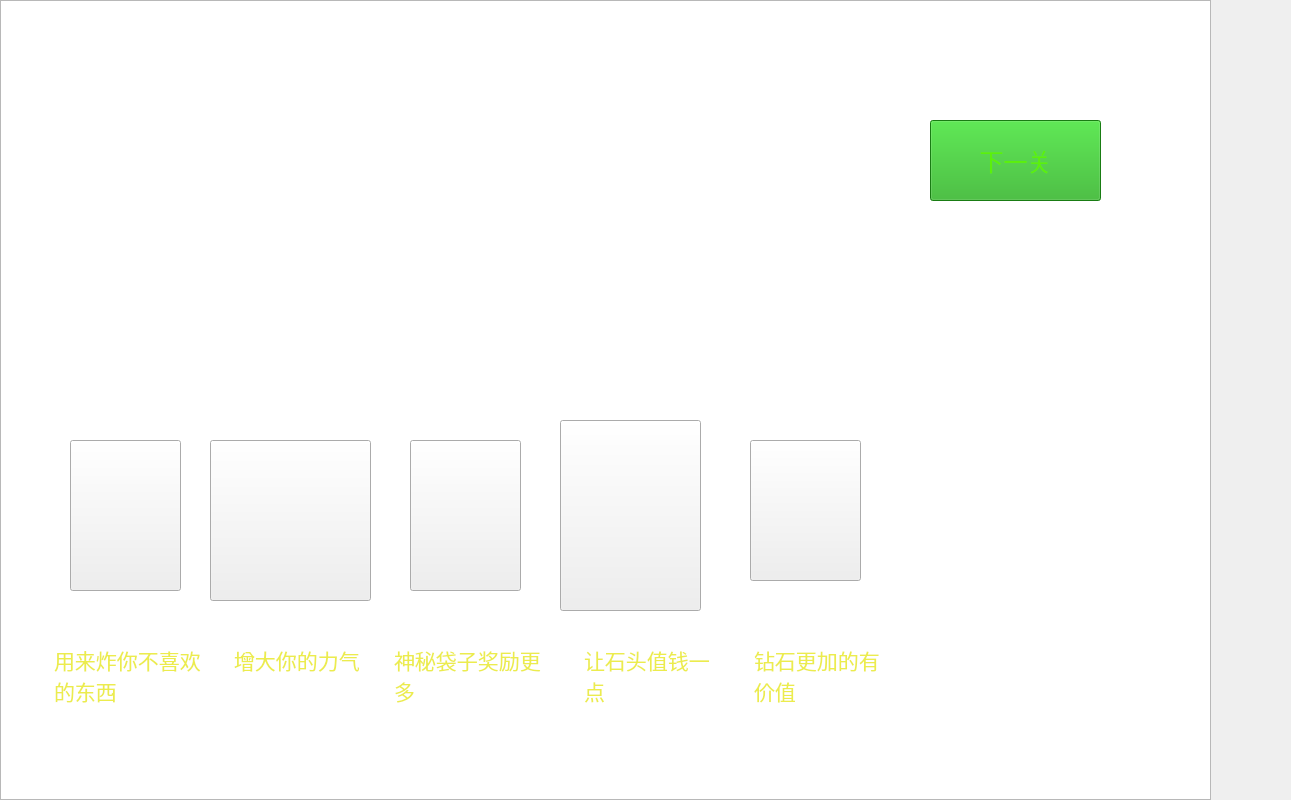
<?xml version="1.0" encoding="UTF-8"?>
<ui version="4.0">
 <class>myWidget</class>
 <widget class="QWidget" name="myWidget">
  <property name="geometry">
   <rect>
    <x>0</x>
    <y>0</y>
    <width>1291</width>
    <height>800</height>
   </rect>
  </property>
  <property name="windowTitle">
   <string>myWidget</string>
  </property>
  <widget class="QGraphicsView" name="graphicsView">
   <property name="geometry">
    <rect>
     <x>0</x>
     <y>0</y>
     <width>1211</width>
     <height>800</height>
    </rect>
   </property>
   <property name="cursor" stdset="0">
    <cursorShape>ArrowCursor</cursorShape>
   </property>
   <property name="styleSheet">
    <string notr="true">border-image: url(:/GoldenMiner/photo/backimg.png);</string>
   </property>
  </widget>
  <widget class="QPushButton" name="next">
   <property name="geometry">
    <rect>
     <x>930</x>
     <y>120</y>
     <width>171</width>
     <height>81</height>
    </rect>
   </property>
   <property name="font">
    <font>
     <family>Arial</family>
     <pointsize>18</pointsize>
     <weight>10</weight>
     <italic>false</italic>
     <bold>false</bold>
    </font>
   </property>
   <property name="cursor">
    <cursorShape>OpenHandCursor</cursorShape>
   </property>
   <property name="styleSheet">
    <string notr="true">background-color: rgb(35, 173, 27);
color: rgb(91, 240, 11);
font: 87 18pt &quot;Arial&quot;;</string>
   </property>
   <property name="text">
    <string>下一关</string>
   </property>
  </widget>
  <widget class="QPushButton" name="strongdrug">
   <property name="geometry">
    <rect>
     <x>210</x>
     <y>440</y>
     <width>161</width>
     <height>161</height>
    </rect>
   </property>
   <property name="cursor">
    <cursorShape>OpenHandCursor</cursorShape>
   </property>
   <property name="styleSheet">
    <string notr="true">border-image: url(:/photo/strongdrug.png);
border-image: url(:/GoldenMiner/photo/strongdrug.png);</string>
   </property>
   <property name="text">
    <string/>
   </property>
  </widget>
  <widget class="QPushButton" name="threeleaves">
   <property name="geometry">
    <rect>
     <x>410</x>
     <y>440</y>
     <width>111</width>
     <height>151</height>
    </rect>
   </property>
   <property name="cursor">
    <cursorShape>OpenHandCursor</cursorShape>
   </property>
   <property name="styleSheet">
    <string notr="true">border-image: url(:/GoldenMiner/photo/threeleaves.png);</string>
   </property>
   <property name="text">
    <string/>
   </property>
  </widget>
  <widget class="QPushButton" name="stonebook">
   <property name="geometry">
    <rect>
     <x>560</x>
     <y>420</y>
     <width>141</width>
     <height>191</height>
    </rect>
   </property>
   <property name="cursor">
    <cursorShape>OpenHandCursor</cursorShape>
   </property>
   <property name="styleSheet">
    <string notr="true">border-image: url(:/GoldenMiner/photo/stonebook.png);</string>
   </property>
   <property name="text">
    <string/>
   </property>
  </widget>
  <widget class="QPushButton" name="luckdog">
   <property name="geometry">
    <rect>
     <x>750</x>
     <y>440</y>
     <width>111</width>
     <height>141</height>
    </rect>
   </property>
   <property name="cursor">
    <cursorShape>OpenHandCursor</cursorShape>
   </property>
   <property name="styleSheet">
    <string notr="true">border-image: url(:/GoldenMiner/photo/luckdog.png);</string>
   </property>
   <property name="text">
    <string/>
   </property>
  </widget>
  <widget class="QPushButton" name="bomb">
   <property name="geometry">
    <rect>
     <x>70</x>
     <y>440</y>
     <width>111</width>
     <height>151</height>
    </rect>
   </property>
   <property name="cursor">
    <cursorShape>OpenHandCursor</cursorShape>
   </property>
   <property name="toolTip">
    <string>&lt;html&gt;&lt;head/&gt;&lt;body&gt;&lt;p&gt;llll&lt;/p&gt;&lt;/body&gt;&lt;/html&gt;</string>
   </property>
   <property name="styleSheet">
    <string notr="true">border-image: url(:/GoldenMiner/photo/bomb.png);</string>
   </property>
   <property name="text">
    <string/>
   </property>
  </widget>
  <widget class="QTextEdit" name="bomb_2">
   <property name="geometry">
    <rect>
     <x>70</x>
     <y>600</y>
     <width>71</width>
     <height>51</height>
    </rect>
   </property>
   <property name="styleSheet">
    <string notr="true">background-color:rgba(255, 255, 255, 0);
border:0 solid red;
font: 87 14pt &quot;Arial&quot;;
color: rgb(54, 139, 9);</string>
   </property>
   <property name="html">
    <string>&lt;!DOCTYPE HTML PUBLIC &quot;-//W3C//DTD HTML 4.0//EN&quot; &quot;http://www.w3.org/TR/REC-html40/strict.dtd&quot;&gt;
&lt;html&gt;&lt;head&gt;&lt;meta name=&quot;qrichtext&quot; content=&quot;1&quot; /&gt;&lt;style type=&quot;text/css&quot;&gt;
p, li { white-space: pre-wrap; }
&lt;/style&gt;&lt;/head&gt;&lt;body style=&quot; font-family:'Arial'; font-size:14pt; font-weight:80; font-style:normal;&quot;&gt;
&lt;p style=&quot;-qt-paragraph-type:empty; margin-top:0px; margin-bottom:0px; margin-left:0px; margin-right:0px; -qt-block-indent:0; text-indent:0px;&quot;&gt;&lt;br /&gt;&lt;/p&gt;&lt;/body&gt;&lt;/html&gt;</string>
   </property>
  </widget>
  <widget class="QTextEdit" name="strongdrug_2">
   <property name="geometry">
    <rect>
     <x>240</x>
     <y>600</y>
     <width>81</width>
     <height>61</height>
    </rect>
   </property>
   <property name="styleSheet">
    <string notr="true">background-color:rgba(255, 255, 255, 0);
border:0 solid red;
font: 87 14pt &quot;Arial&quot;;
color: rgb(54, 139, 9);</string>
   </property>
   <property name="html">
    <string>&lt;!DOCTYPE HTML PUBLIC &quot;-//W3C//DTD HTML 4.0//EN&quot; &quot;http://www.w3.org/TR/REC-html40/strict.dtd&quot;&gt;
&lt;html&gt;&lt;head&gt;&lt;meta name=&quot;qrichtext&quot; content=&quot;1&quot; /&gt;&lt;style type=&quot;text/css&quot;&gt;
p, li { white-space: pre-wrap; }
&lt;/style&gt;&lt;/head&gt;&lt;body style=&quot; font-family:'Arial'; font-size:14pt; font-weight:80; font-style:normal;&quot;&gt;
&lt;p style=&quot;-qt-paragraph-type:empty; margin-top:0px; margin-bottom:0px; margin-left:0px; margin-right:0px; -qt-block-indent:0; text-indent:0px;&quot;&gt;&lt;br /&gt;&lt;/p&gt;&lt;/body&gt;&lt;/html&gt;</string>
   </property>
  </widget>
  <widget class="QTextEdit" name="threeleaves_2">
   <property name="geometry">
    <rect>
     <x>430</x>
     <y>600</y>
     <width>71</width>
     <height>51</height>
    </rect>
   </property>
   <property name="styleSheet">
    <string notr="true">background-color:rgba(255, 255, 255, 0);
border:0 solid red;
font: 87 14pt &quot;Arial&quot;;
color: rgb(54, 139, 9);</string>
   </property>
   <property name="html">
    <string>&lt;!DOCTYPE HTML PUBLIC &quot;-//W3C//DTD HTML 4.0//EN&quot; &quot;http://www.w3.org/TR/REC-html40/strict.dtd&quot;&gt;
&lt;html&gt;&lt;head&gt;&lt;meta name=&quot;qrichtext&quot; content=&quot;1&quot; /&gt;&lt;style type=&quot;text/css&quot;&gt;
p, li { white-space: pre-wrap; }
&lt;/style&gt;&lt;/head&gt;&lt;body style=&quot; font-family:'Arial'; font-size:14pt; font-weight:80; font-style:normal;&quot;&gt;
&lt;p style=&quot;-qt-paragraph-type:empty; margin-top:0px; margin-bottom:0px; margin-left:0px; margin-right:0px; -qt-block-indent:0; text-indent:0px;&quot;&gt;&lt;br /&gt;&lt;/p&gt;&lt;/body&gt;&lt;/html&gt;</string>
   </property>
  </widget>
  <widget class="QTextEdit" name="stonebook_2">
   <property name="geometry">
    <rect>
     <x>590</x>
     <y>600</y>
     <width>71</width>
     <height>51</height>
    </rect>
   </property>
   <property name="styleSheet">
    <string notr="true">background-color:rgba(255, 255, 255, 0);
border:0 solid red;
font: 87 14pt &quot;Arial&quot;;
color: rgb(54, 139, 9);</string>
   </property>
   <property name="html">
    <string>&lt;!DOCTYPE HTML PUBLIC &quot;-//W3C//DTD HTML 4.0//EN&quot; &quot;http://www.w3.org/TR/REC-html40/strict.dtd&quot;&gt;
&lt;html&gt;&lt;head&gt;&lt;meta name=&quot;qrichtext&quot; content=&quot;1&quot; /&gt;&lt;style type=&quot;text/css&quot;&gt;
p, li { white-space: pre-wrap; }
&lt;/style&gt;&lt;/head&gt;&lt;body style=&quot; font-family:'Arial'; font-size:14pt; font-weight:80; font-style:normal;&quot;&gt;
&lt;p style=&quot;-qt-paragraph-type:empty; margin-top:0px; margin-bottom:0px; margin-left:0px; margin-right:0px; -qt-block-indent:0; text-indent:0px;&quot;&gt;&lt;br /&gt;&lt;/p&gt;&lt;/body&gt;&lt;/html&gt;</string>
   </property>
  </widget>
  <widget class="QTextEdit" name="luckdog_2">
   <property name="geometry">
    <rect>
     <x>780</x>
     <y>600</y>
     <width>71</width>
     <height>51</height>
    </rect>
   </property>
   <property name="styleSheet">
    <string notr="true">background-color:rgba(255, 255, 255, 0);
color: rgb(54, 139, 9);
border:0 solid red;
font: 87 14pt &quot;Arial&quot;;</string>
   </property>
   <property name="html">
    <string>&lt;!DOCTYPE HTML PUBLIC &quot;-//W3C//DTD HTML 4.0//EN&quot; &quot;http://www.w3.org/TR/REC-html40/strict.dtd&quot;&gt;
&lt;html&gt;&lt;head&gt;&lt;meta name=&quot;qrichtext&quot; content=&quot;1&quot; /&gt;&lt;style type=&quot;text/css&quot;&gt;
p, li { white-space: pre-wrap; }
&lt;/style&gt;&lt;/head&gt;&lt;body style=&quot; font-family:'Arial'; font-size:14pt; font-weight:80; font-style:normal;&quot;&gt;
&lt;p style=&quot;-qt-paragraph-type:empty; margin-top:0px; margin-bottom:0px; margin-left:0px; margin-right:0px; -qt-block-indent:0; text-indent:0px;&quot;&gt;&lt;br /&gt;&lt;/p&gt;&lt;/body&gt;&lt;/html&gt;</string>
   </property>
  </widget>
  <widget class="QLabel" name="boss">
   <property name="geometry">
    <rect>
     <x>890</x>
     <y>280</y>
     <width>351</width>
     <height>361</height>
    </rect>
   </property>
   <property name="styleSheet">
    <string notr="true">border-image: url(:/GoldenMiner/photo/boss.png);</string>
   </property>
   <property name="text">
    <string/>
   </property>
  </widget>
  <widget class="QLabel" name="boss2">
   <property name="geometry">
    <rect>
     <x>900</x>
     <y>280</y>
     <width>361</width>
     <height>351</height>
    </rect>
   </property>
   <property name="styleSheet">
    <string notr="true">border-image: url(:/GoldenMiner/photo/badboss.png);</string>
   </property>
   <property name="text">
    <string/>
   </property>
  </widget>
  <widget class="QTextEdit" name="bomb_3">
   <property name="geometry">
    <rect>
     <x>50</x>
     <y>640</y>
     <width>161</width>
     <height>101</height>
    </rect>
   </property>
   <property name="styleSheet">
    <string notr="true">background-color: rgb(255, 255, 255, 0);
color: rgb(236, 236, 77);
font: 87 16pt &quot;Arial&quot;;
border:0px solid red;</string>
   </property>
   <property name="html">
    <string>&lt;!DOCTYPE HTML PUBLIC &quot;-//W3C//DTD HTML 4.0//EN&quot; &quot;http://www.w3.org/TR/REC-html40/strict.dtd&quot;&gt;
&lt;html&gt;&lt;head&gt;&lt;meta name=&quot;qrichtext&quot; content=&quot;1&quot; /&gt;&lt;style type=&quot;text/css&quot;&gt;
p, li { white-space: pre-wrap; }
&lt;/style&gt;&lt;/head&gt;&lt;body style=&quot; font-family:'Arial'; font-size:16pt; font-weight:80; font-style:normal;&quot;&gt;
&lt;p style=&quot; margin-top:0px; margin-bottom:0px; margin-left:0px; margin-right:0px; -qt-block-indent:0; text-indent:0px;&quot;&gt;用来炸你不喜欢的东西&lt;/p&gt;&lt;/body&gt;&lt;/html&gt;</string>
   </property>
  </widget>
  <widget class="QTextEdit" name="strongdrug_3">
   <property name="geometry">
    <rect>
     <x>230</x>
     <y>640</y>
     <width>141</width>
     <height>91</height>
    </rect>
   </property>
   <property name="styleSheet">
    <string notr="true">background-color: rgb(255, 255, 255, 0);
color: rgb(236, 236, 77);
font: 87 16pt &quot;Arial&quot;;
border:0px solid red;</string>
   </property>
   <property name="html">
    <string>&lt;!DOCTYPE HTML PUBLIC &quot;-//W3C//DTD HTML 4.0//EN&quot; &quot;http://www.w3.org/TR/REC-html40/strict.dtd&quot;&gt;
&lt;html&gt;&lt;head&gt;&lt;meta name=&quot;qrichtext&quot; content=&quot;1&quot; /&gt;&lt;style type=&quot;text/css&quot;&gt;
p, li { white-space: pre-wrap; }
&lt;/style&gt;&lt;/head&gt;&lt;body style=&quot; font-family:'Arial'; font-size:16pt; font-weight:80; font-style:normal;&quot;&gt;
&lt;p style=&quot; margin-top:0px; margin-bottom:0px; margin-left:0px; margin-right:0px; -qt-block-indent:0; text-indent:0px;&quot;&gt;增大你的力气&lt;/p&gt;&lt;/body&gt;&lt;/html&gt;</string>
   </property>
  </widget>
  <widget class="QTextEdit" name="threeleaves_3">
   <property name="geometry">
    <rect>
     <x>390</x>
     <y>640</y>
     <width>161</width>
     <height>111</height>
    </rect>
   </property>
   <property name="styleSheet">
    <string notr="true">background-color: rgb(255, 255, 255, 0);
color: rgb(236, 236, 77);
font: 87 16pt &quot;Arial&quot;;
border:0px solid red;</string>
   </property>
   <property name="html">
    <string>&lt;!DOCTYPE HTML PUBLIC &quot;-//W3C//DTD HTML 4.0//EN&quot; &quot;http://www.w3.org/TR/REC-html40/strict.dtd&quot;&gt;
&lt;html&gt;&lt;head&gt;&lt;meta name=&quot;qrichtext&quot; content=&quot;1&quot; /&gt;&lt;style type=&quot;text/css&quot;&gt;
p, li { white-space: pre-wrap; }
&lt;/style&gt;&lt;/head&gt;&lt;body style=&quot; font-family:'Arial'; font-size:16pt; font-weight:80; font-style:normal;&quot;&gt;
&lt;p style=&quot; margin-top:0px; margin-bottom:0px; margin-left:0px; margin-right:0px; -qt-block-indent:0; text-indent:0px;&quot;&gt;神秘袋子奖励更多&lt;/p&gt;&lt;/body&gt;&lt;/html&gt;</string>
   </property>
  </widget>
  <widget class="QTextEdit" name="stonebook_3">
   <property name="geometry">
    <rect>
     <x>580</x>
     <y>640</y>
     <width>151</width>
     <height>101</height>
    </rect>
   </property>
   <property name="styleSheet">
    <string notr="true">background-color: rgb(255, 255, 255, 0);
color: rgb(236, 236, 77);
font: 87 16pt &quot;Arial&quot;;
border:0px solid red;</string>
   </property>
   <property name="html">
    <string>&lt;!DOCTYPE HTML PUBLIC &quot;-//W3C//DTD HTML 4.0//EN&quot; &quot;http://www.w3.org/TR/REC-html40/strict.dtd&quot;&gt;
&lt;html&gt;&lt;head&gt;&lt;meta name=&quot;qrichtext&quot; content=&quot;1&quot; /&gt;&lt;style type=&quot;text/css&quot;&gt;
p, li { white-space: pre-wrap; }
&lt;/style&gt;&lt;/head&gt;&lt;body style=&quot; font-family:'Arial'; font-size:16pt; font-weight:80; font-style:normal;&quot;&gt;
&lt;p style=&quot; margin-top:0px; margin-bottom:0px; margin-left:0px; margin-right:0px; -qt-block-indent:0; text-indent:0px;&quot;&gt;让石头值钱一点&lt;/p&gt;&lt;/body&gt;&lt;/html&gt;</string>
   </property>
  </widget>
  <widget class="QTextEdit" name="luckdog_3">
   <property name="geometry">
    <rect>
     <x>750</x>
     <y>640</y>
     <width>141</width>
     <height>91</height>
    </rect>
   </property>
   <property name="styleSheet">
    <string notr="true">background-color: rgb(255, 255, 255, 0);
color: rgb(236, 236, 77);
font: 87 16pt &quot;Arial&quot;;
border:0px solid red;</string>
   </property>
   <property name="html">
    <string>&lt;!DOCTYPE HTML PUBLIC &quot;-//W3C//DTD HTML 4.0//EN&quot; &quot;http://www.w3.org/TR/REC-html40/strict.dtd&quot;&gt;
&lt;html&gt;&lt;head&gt;&lt;meta name=&quot;qrichtext&quot; content=&quot;1&quot; /&gt;&lt;style type=&quot;text/css&quot;&gt;
p, li { white-space: pre-wrap; }
&lt;/style&gt;&lt;/head&gt;&lt;body style=&quot; font-family:'Arial'; font-size:16pt; font-weight:80; font-style:normal;&quot;&gt;
&lt;p style=&quot; margin-top:0px; margin-bottom:0px; margin-left:0px; margin-right:0px; -qt-block-indent:0; text-indent:0px;&quot;&gt;钻石更加的有价值&lt;/p&gt;&lt;/body&gt;&lt;/html&gt;</string>
   </property>
  </widget>
  <widget class="QLabel" name="words">
   <property name="geometry">
    <rect>
     <x>150</x>
     <y>210</y>
     <width>821</width>
     <height>211</height>
    </rect>
   </property>
   <property name="styleSheet">
    <string notr="true">border-image: url(:/GoldenMiner/photo/words.png);</string>
   </property>
   <property name="text">
    <string/>
   </property>
  </widget>
  <widget class="QLabel" name="gold1">
   <property name="geometry">
    <rect>
     <x>90</x>
     <y>360</y>
     <width>51</width>
     <height>51</height>
    </rect>
   </property>
   <property name="styleSheet">
    <string notr="true">border-image: url(:/photo/smallgold.png);</string>
   </property>
   <property name="text">
    <string/>
   </property>
  </widget>
  <widget class="QLabel" name="gold2">
   <property name="geometry">
    <rect>
     <x>40</x>
     <y>280</y>
     <width>61</width>
     <height>71</height>
    </rect>
   </property>
   <property name="styleSheet">
    <string notr="true">border-image: url(:/photo/smallgold.png);</string>
   </property>
   <property name="text">
    <string/>
   </property>
  </widget>
 </widget>
 <layoutdefault spacing="6" margin="11"/>
 <resources/>
 <connections/>
</ui>
